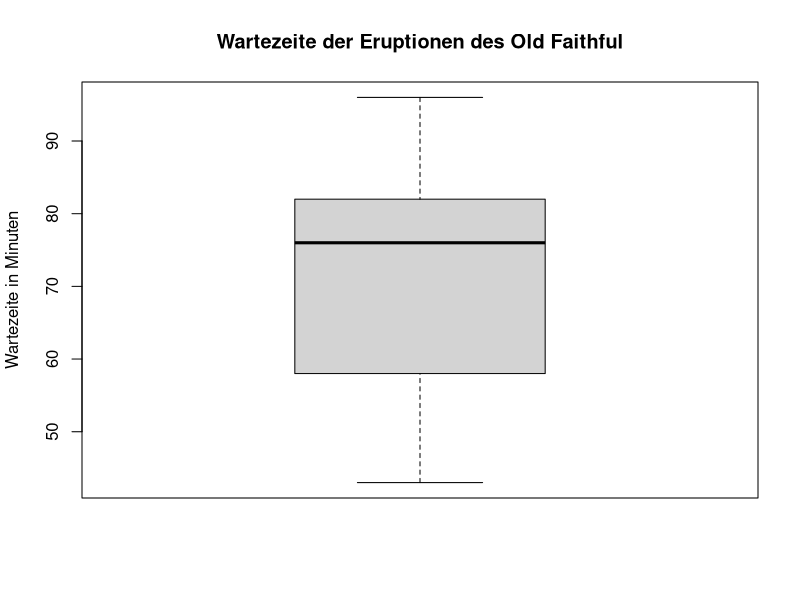
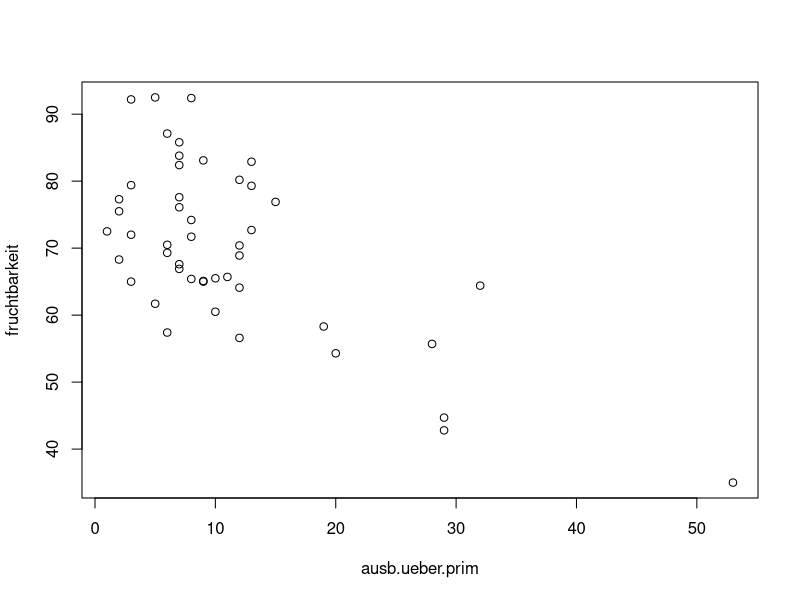
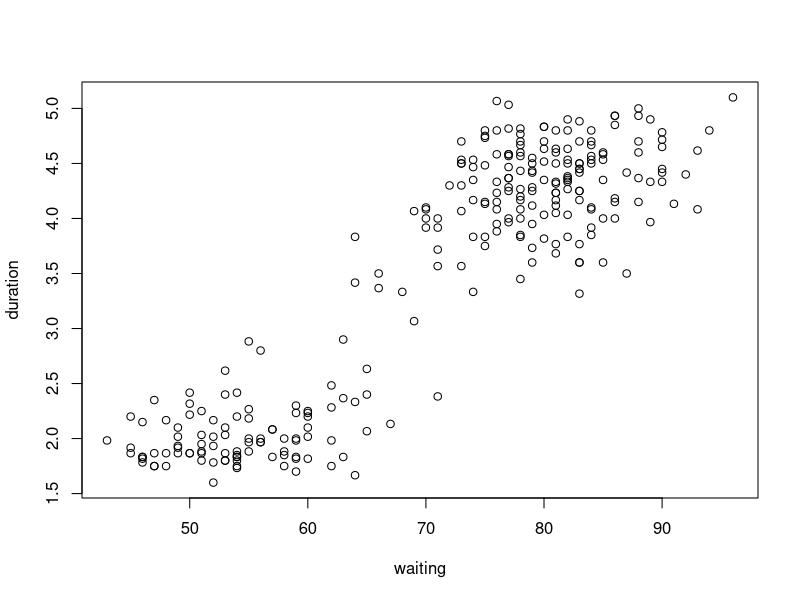
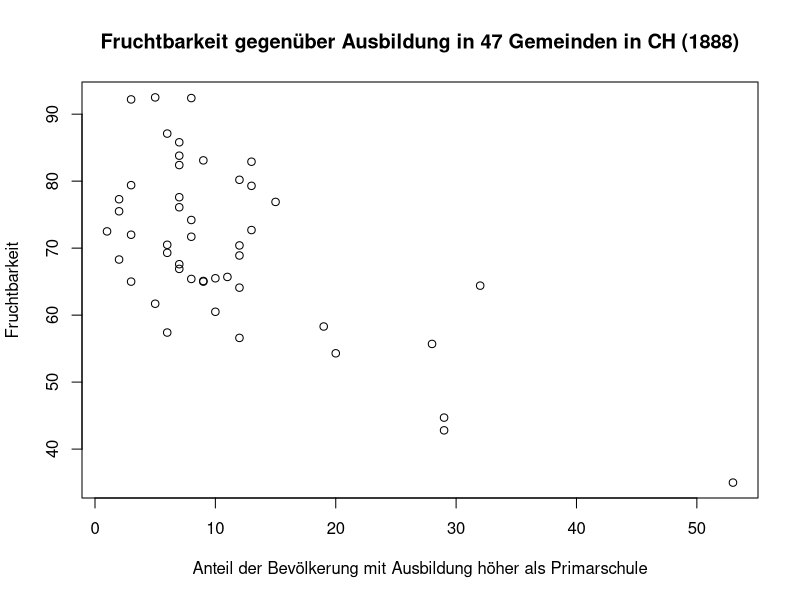

Source code (R) for these figures, in order:
#############################################################################
### Deskriptive Statistik - Übungserie 4
###
### Nicolas Stern
### 10.11.2018
###
#############################################################################
## Aufgabe: arithmetischer Mittelwert
# Problem: Bestimmen Sie die durchschnittliche Wartezeit zwischen den Eruptionen aus faithful.
faithful
head(faithful)
mean(faithful$waiting)


## Aufgabe: Median
# Problem: Bestimmen Sie den Median der Wartezeiten zwischen den Eruptionen aus faithful.
wait.time <- faithful$waiting
s <- sort(wait.time)
median(wait.time)
median(s)
?median

x <- c(1,3,4,2,5)
median(x)

## Aufgabe: Quartile
# Problem: Bestimmen Sie die Quartile der Wartezeiten aus faithful
quantile(wait.time)

## Aufgabe: Quantile
# Problem: Bestimmen Sie das 0.17-Quantil, das 43%-Quantil, das 67%-Quantil und das 0.85-Quantil der Wartezeiten aus faithful.
quantile(wait.time, probs = 0.17)
quantile(wait.time, probs = 0.43)
quantile(wait.time, probs = 0.67)
quantile(wait.time, probs = 0.85)

## Aufgabe: Spannweite
# Problem: Bestimmen Sie die Spannweite der Wartezeiten aus faithful
range(wait.time)

## Aufgabe: Interquartilsabstand
# Problem: Bestimmen Sie den Interquartilsabstand der Wartezeiten aus faithful.
quantile(wait.time)[4] - quantile(wait.time)[2]
IQR(wait.time)

## Aufgabe: Boxplot
# Problem: Bestimmen Sie den Boxplot der Wartezeiten aus faithful
boxplot(wait.time, main="Wartezeite der Eruptionen des Old Faithful",
        ylab = "Wartezeite in Minuten")

wait.time

?boxplot


## Aufgabe: Varianz
# Problem: Bestimmen Sie die beiden Varianzen der Wartezeiten aus faithful.
var(wait.time)
var(wait.time)* (length(wait.time)-1)/ length(wait.time)
print(paste("test",var(wait.time)))
var(wait.time)* (length(wait.time)-1)/ length(wait.time)
print(paste("Stichprobenvarianz: ", round(var(wait.time),2)))

round(var(wait.time),2)

## Aufgabe: Korrelationskoefﬁzient
# Problem: Öffnen Sie den Datensatz swiss. 
# Bestimmen Sie die Korrelation zwischen der Fruchtbarkeitsrate und dem Anteil derjenigen, 
# deren Ausbildung über den Primarschulabschluss hinausgeht
swiss
head(swiss)
summary(swiss)
?summary
?swiss
fruchtbarkeit <- swiss$Fertility
ausb.ueber.prim <- swiss$Education
plot(ausb.ueber.prim, fruchtbarkeit)
cor(ausb.ueber.prim, fruchtbarkeit)

swiss[swiss$Education > 20,]
swiss$Education
colnames(swiss)

duration <- faithful$eruptions
waiting <- faithful$waiting
cor(duration, waiting) # nur interpredierbar nach betrachten des plots
plot(waiting, duration)
cor(waiting, duration)


fertility <- swiss$Fertility
edu.above.prim <- swiss$Education
plot(edu.above.prim, fertility, main = "Fruchtbarkeit gegenüber Ausbildung in 47 Gemeinden in CH (1888)",
     xlab="Anteil der Bevölkerung mit Ausbildung höher als Primarschule",
     ylab = "Fruchtbarkeit")

cor(edu.above.prim, fertility)

summary(swiss)
?swiss
